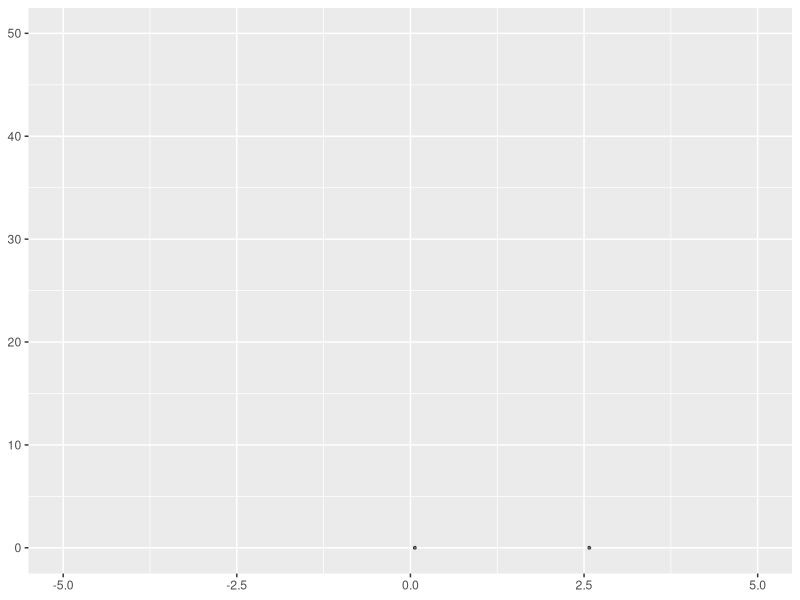
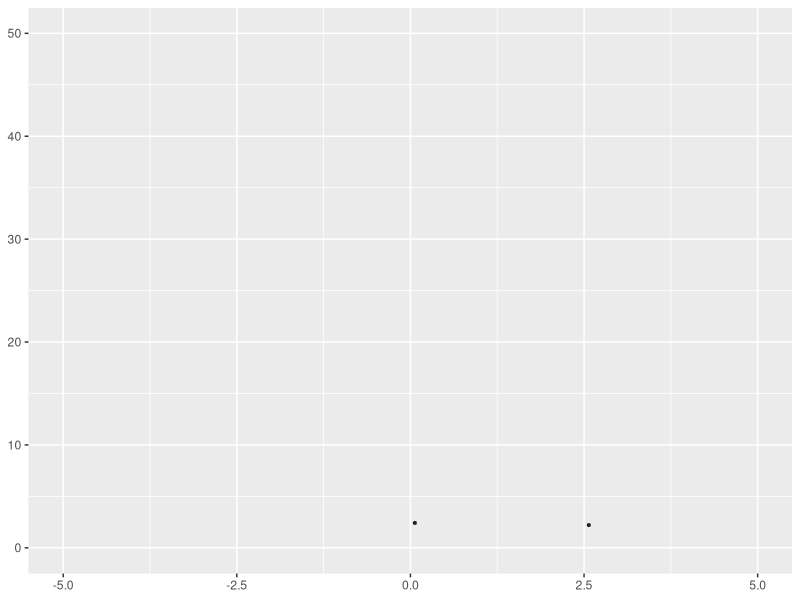
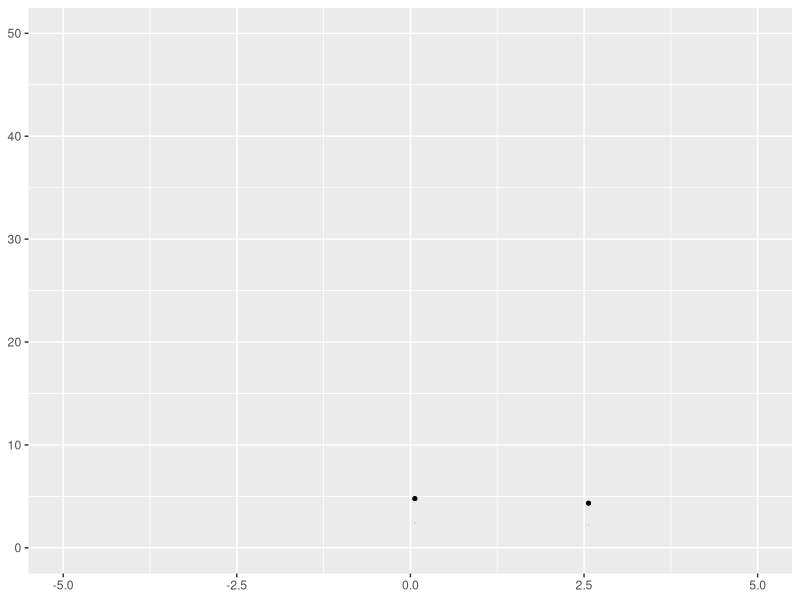
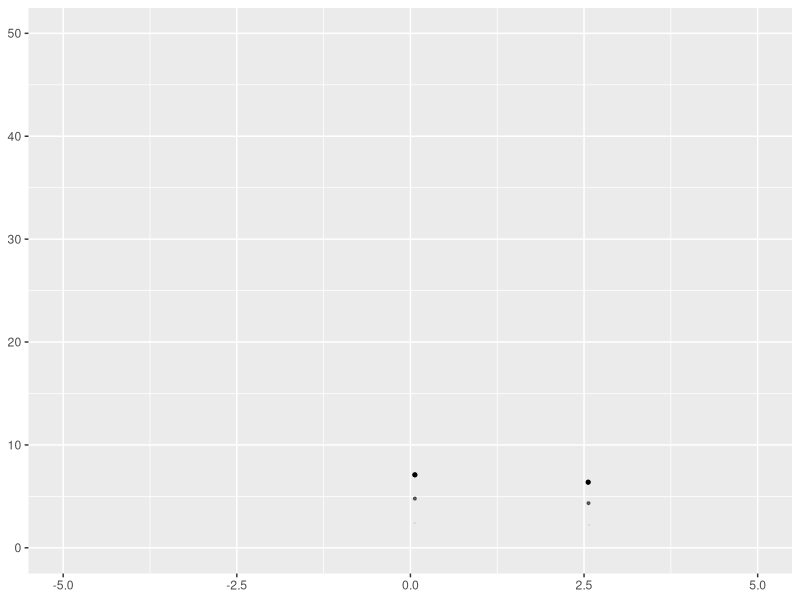
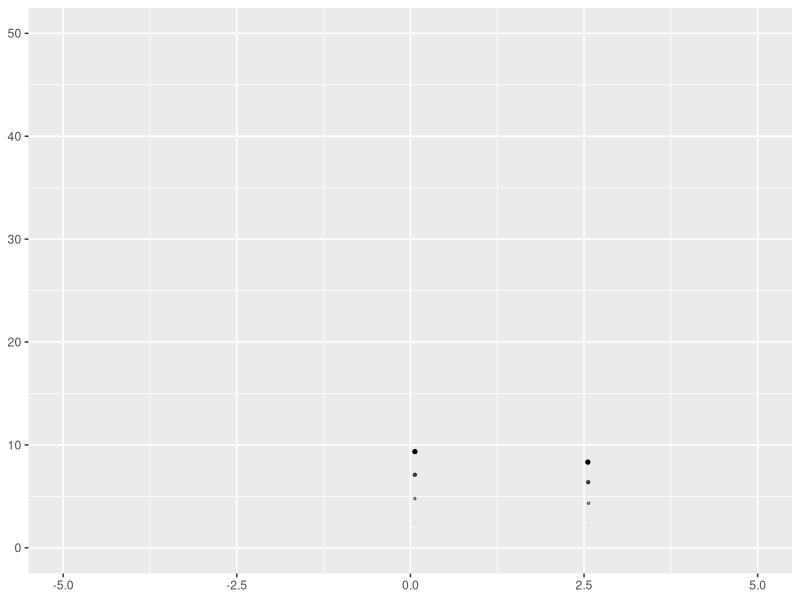
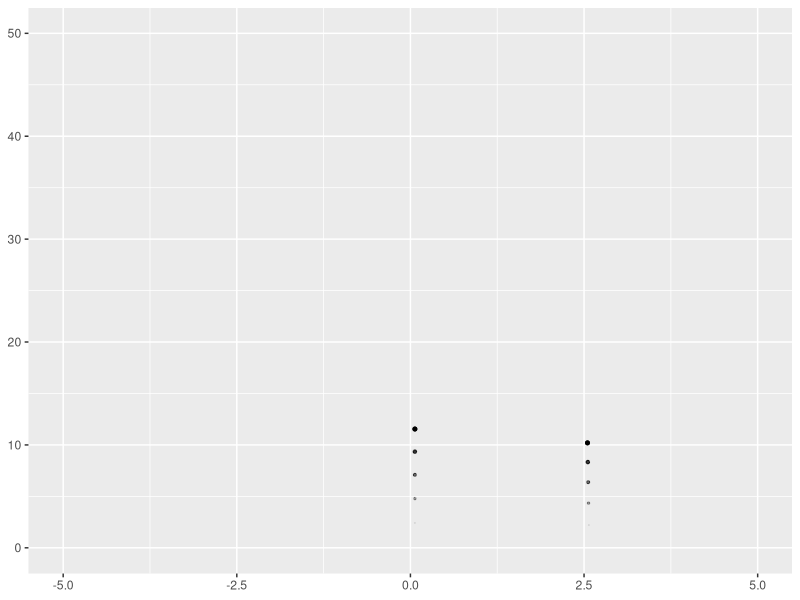
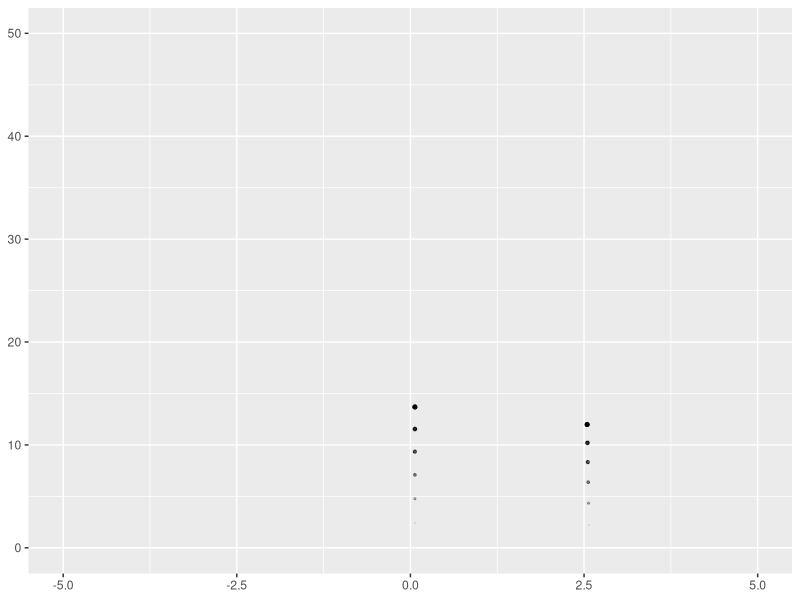
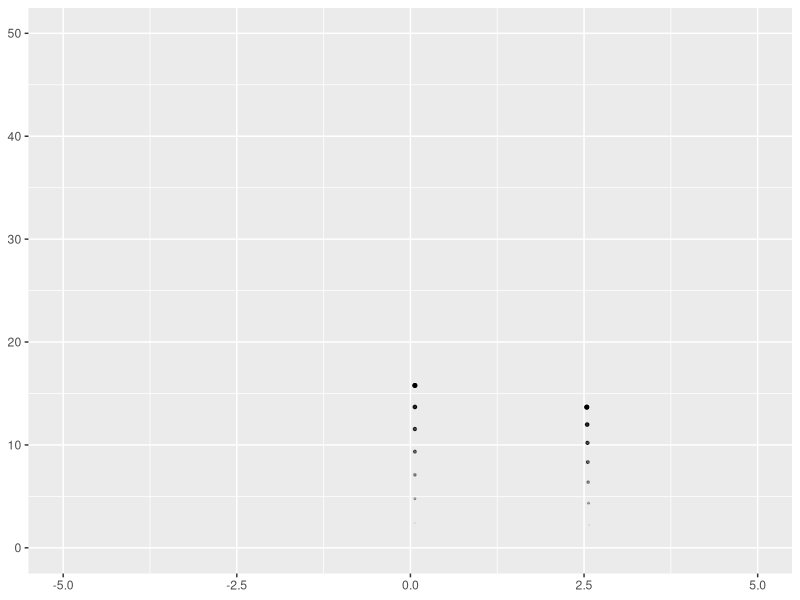

Write R code to recreate these figures, in order. (Note: this script raises an error after producing the figures.)
library(ggplot2)
library(dplyr)

M = 0.10  # fps multiplier
TRAIL_DECAY = 6  # rate of decay for size of trails
SIZE_BASE = 8  # base size for projectiles
DIRECTORY = '~/Downloads/firework/firework_{i}.png'  # directory to save images
NEW_PROJECTILE_FRAMES = c(10, 25, 30, 40)
SIZE_RANGE = c(0, 1)
COLORS = c('firebrick', 'skyblue', 'green', 'purple', 'yellow', 'blue', 'red')


#' Returns a random color as a string
random_color = function() {
  sample(COLORS, 1)
}


#' Returns a random projectiles, defined by position, velocity, and acceleration
random_projectile = function() {
  x = runif(min = -4, max = 4, n = 1)
  v_x = rnorm(mean = 0, sd = 0.2, n = 1)
  a_x = 0
  y = 0
  v_y = rnorm(mean = 22, sd = 3, n = 1)
  a_y = rnorm(mean = -8, sd = 1, n = 1)
  size = SIZE_BASE
  color = factor(random_color(), levels = COLORS)

  projectiles = data.frame(x, v_x, a_x, y, v_y, a_y, size, color)

  projectiles
}


#' creates new trails from all projectiles
new_trails = function(projectiles) {
  if (is.data.frame(projectiles) && nrow(projectiles) > 0) {
    projectiles %>%
      mutate(x = x,  # + rnorm(mean = 0, sd = 0.05, n = 1),
             v_x = 0,
             a_x = 0,
             v_y = 0,
             a_y = 0,
             size = SIZE_BASE)
  }
}


#' creates single explosion particle
explode_particle = function(projectile) {
  projectile %>%
    mutate(v_x = rnorm(mean = 0, sd = 0.4, n = 1),
           v_y = rnorm(mean = 9, sd = 2, n = 1),
           size = rnorm(mean = 0.15, sd = 0.05, n = 1))  # particle size
}


#' explode a projectile
explode = function(projectile, n = 20) {
  particles = data.frame()
  for (i in 1:n) {
    particles = bind_rows(particles, explode_particle(projectile))
  }
  particles
}


#' updates next frame for projectiles
update_projectiles = function(projectiles) {
  if (is.data.frame(projectiles) && nrow(projectiles) > 0) {
    projectiles %>%
      mutate(x = x + v_x * M,
             v_x = v_x + a_x * M,
             y = y + v_y * M,
             v_y = v_y + a_y * M)
  }
}


#' updates next frame for projectiles
update_particles = function(particles) {
  if (is.data.frame(particles) && nrow(particles) > 0) {
    particles %>%
      mutate(x = x + v_x * M,
             v_x = v_x + a_x * M,
             y = y + v_y * M,
             v_y = v_y + a_y * M,
             size = size - 0.5)
  }
}


#' updates next frame for trails
update_trails = function(trails) {
  if (is.data.frame(trails) && nrow(trails) > 0) {
    trails %>%
      mutate(size = size - TRAIL_DECAY * M) %>%
      filter(size > 0)
  }
}


# main animation render loop
projectiles = bind_rows(random_projectile(), random_projectile())
trails = data.frame()
particles = data.frame()

for (i in 0:150) {
  plt =
    bind_rows(projectiles, trails, particles) %>%
      ggplot() +
        geom_point(aes(x, y, size = size, alpha = size)) +
        scale_size(range = SIZE_RANGE) +
        xlim(-5, 5) +
        ylim(0, 50) +
        theme(axis.title = element_blank(),
              legend.position = "none")

  # write plot
  fpath = glue::glue(DIRECTORY, i=i)
  ggsave(filename = fpath, plot = plt, width = 2, height = 2)
  message(fpath)

  # update projectiles
  if (i %in% NEW_PROJECTILE_FRAMES) {
    projectiles = projectiles %>% rbind(random_projectile())
  }

  projectiles = update_projectiles(projectiles)

  # check for exploding fireworks
  if (any(projectiles$v_y < 0)) {
    exploded = filter(projectiles, v_y < 0)
    for (i in 1:nrow(exploded)) {
      particles = bind_rows(particles, explode(exploded[i,]))
    }
    projectiles = filter(projectiles, v_y > 0)
  }
  message(nrow(particles))
  particles = update_particles(particles)

  trails = update_trails(trails)
  trails = bind_rows(trails, new_trails(projectiles))
}
